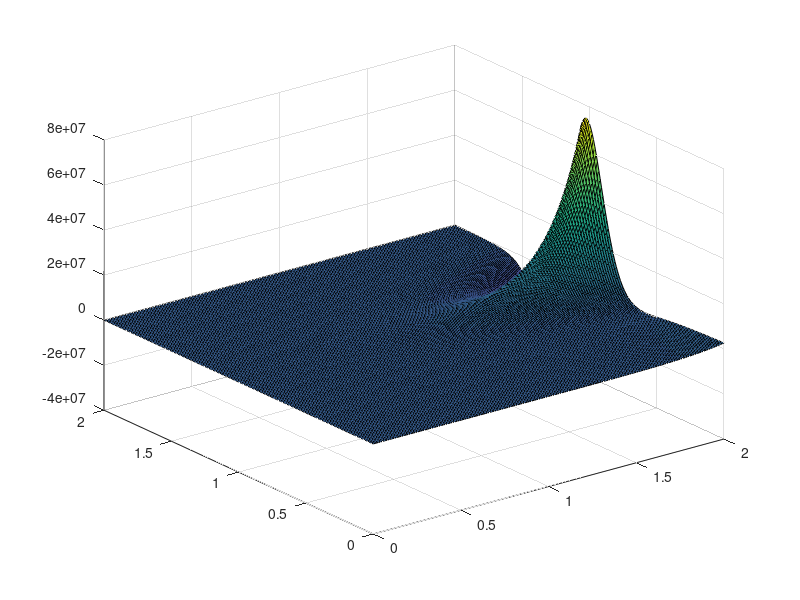
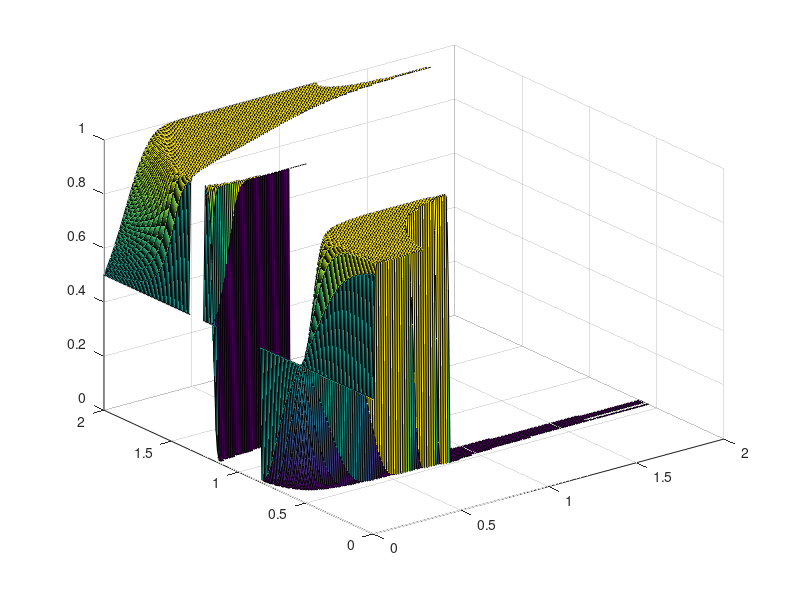
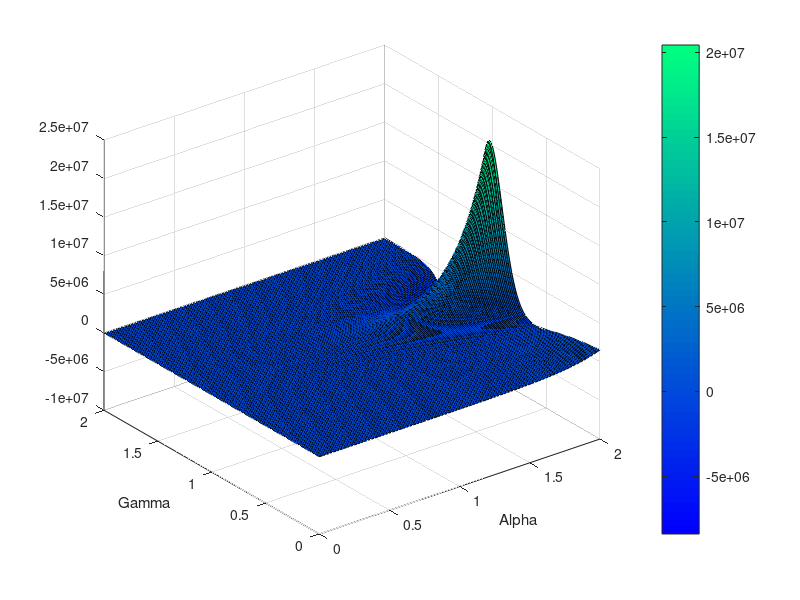

Write the MATLAB code that produced these figures, in order.
#assume p1 = 0.1 and p2 = 0.9
# I am trying to find the average value of P, to give as an idea if the threshold is actually 0.5 or depends on the choices of
#p1,p2,alpha,gamma,payoff1,payoff2


[alpha,gamma] = meshgrid(0:0.01:2);

U_X1 = real((exp(-(log(0.1)).^gamma)*(100.^alpha) + (1-exp(-(log(0.9)).^gamma))*(80.^alpha)));

U_Y1 = real((exp(-(log(0.1)).^gamma)*(190.^alpha) + (1-exp(-(log(0.9)).^gamma))*(5.^alpha)));

P = (exp(U_X1)./(exp(U_X1) + exp(U_Y1)));

figure()
surf(alpha,gamma,U_Y1);

figure()
surf(alpha,gamma,P);

figure()
surf(alpha,gamma,U_X1);

colormap winter;
colorbar;
xlabel('Alpha');
ylabel('Gamma');




